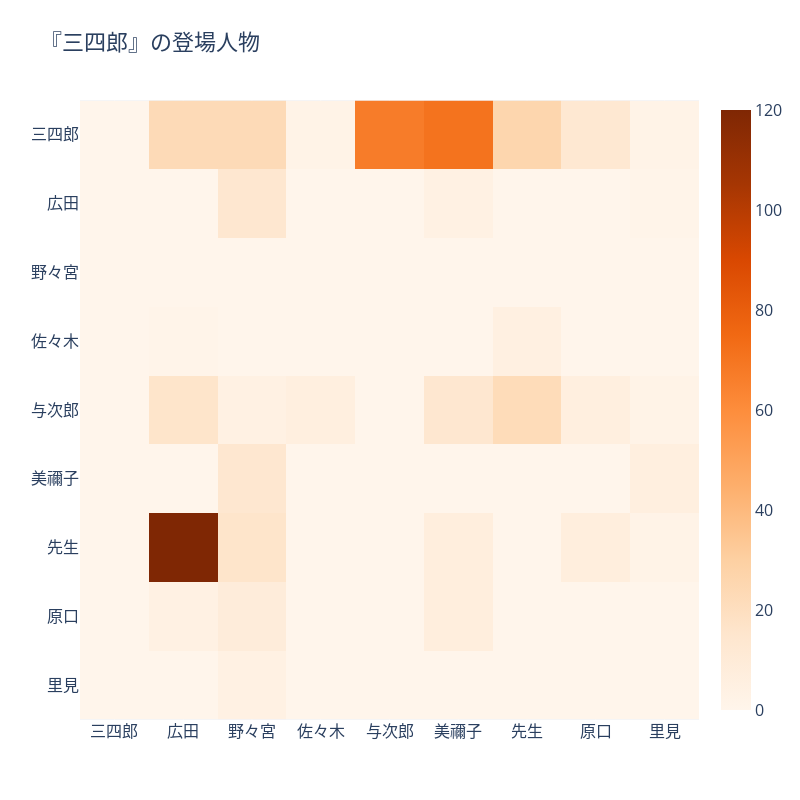

Notebook source saved alongside this figure:
### Code cell
import plotly.express as px

fig = px.imshow(df_characters, color_continuous_scale=px.colors.sequential.Oranges,
                title="『三四郎』の登場人物", width=800, height=800)
fig.update_layout(font=dict(size=16))
fig.show()
fig.write_image("heatmap.png", scale=2, engine="kaleido")

### Figure 1 — Plotly figure (JSON) as saved in the notebook; plotly's stock layout.template omitted (floating-point values rounded to 4 significant figures)
{"data": [{"coloraxis": "coloraxis", "hovertemplate": "x: %{x}<br>y: %{y}<br>color: %{z}<extra></extra>", "name": "0", "type": "heatmap", "x": ["三四郎", "広田", "野々宮", "佐々木", "与次郎", "美禰子", "先生", "原口", "里見"], "xaxis": "x", "y": ["三四郎", "広田", "野々宮", "佐々木", "与次郎", "美禰子", "先生", "原口", "里見"], "yaxis": "y", "z": [[0, 23, 23, 2, 67, 71, 26, 13, 2], [0, 0, 14, 0, 0, 4, 0, 0, 1], [0, 0, 0, 0, 0, 0, 0, 0, 0], [0, 1, 0, 0, 0, 0, 5, 0, 0], [0, 16, 4, 6, 0, 14, 22, 6, 2], [0, 0, 14, 0, 0, 0, 0, 0, 6], [0, 120, 16, 0, 0, 7, 0, 7, 2], [0, 4, 9, 0, 0, 7, 0, 0, 0], [0, 0, 4, 0, 0, 0, 0, 0, 0]]}], "layout": {"coloraxis": {"colorscale": [[0, "rgb(255,245,235)"], [0.125, "rgb(254,230,206)"], [0.25, "rgb(253,208,162)"], [0.375, "rgb(253,174,107)"], [0.5, "rgb(253,141,60)"], [0.625, "rgb(241,105,19)"], [0.75, "rgb(217,72,1)"], [0.875, "rgb(166,54,3)"], [1, "rgb(127,39,4)"]]}, "font": {"size": 16}, "height": 800, "title": {"text": "『三四郎』の登場人物"}, "width": 800, "xaxis": {"anchor": "y", "constrain": "domain", "domain": [0, 1], "scaleanchor": "y"}, "yaxis": {"anchor": "x", "autorange": "reversed", "constrain": "domain", "domain": [0, 1]}}}
